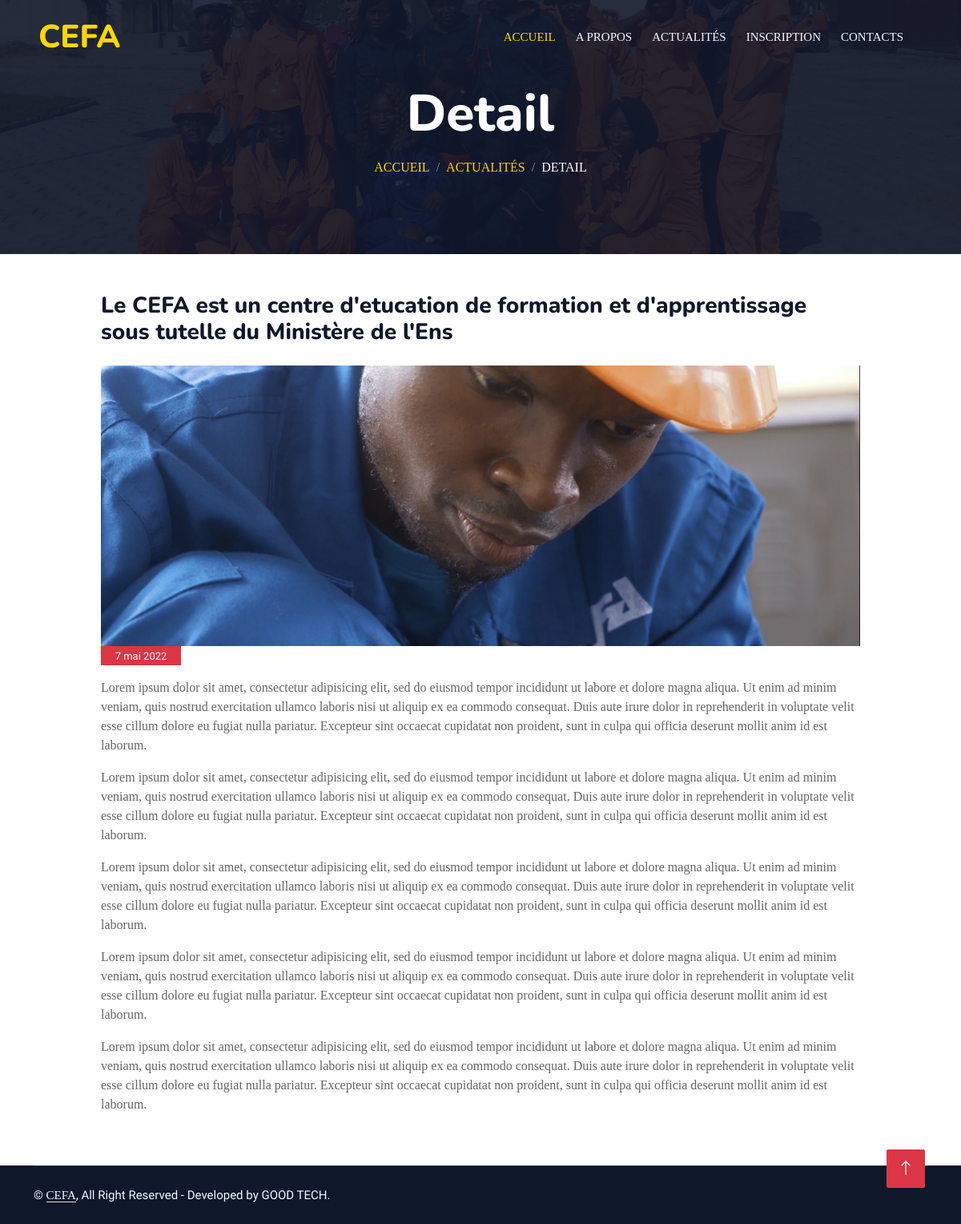
The app's page /actualite-detail/3/ with its own data.
### app_data/models.py (models this page shows)
class Actualite(models.Model):
	image = models.FileField(upload_to='images-actualites/')
	titre = models.CharField(max_length=100)
	description = models.TextField()
	date = models.DateField(auto_now_add=True)

### main/views.py (the view)
# urls.py: path('actualite-detail/<int:id>/', actualite_detail_view, name = "actualite_detail_url"),
def actualite_detail_view(request, id):
	actualite = get_object_or_404(Actualite, id=id)
	template = "actualite_detail.html"
	context = {
		'actualite': actualite
	}
	return render(request, template, context)

### templates/actualite_detail.html
{% extends 'layout/base.html' %}
{% load static %}
{% block header %}
<div class="container-xxl py-2 bg-dark hero-header mb-5">
    <div class="container text-center my-5 pt-5 pb-4">
        <h1 class="display-3 text-white mb-3 animated slideInDown">Detail</h1>
        <nav aria-label="breadcrumb">
            <ol class="breadcrumb justify-content-center text-uppercase">
                <li class="breadcrumb-item"><a href="/">Accueil</a></li>
                <li class="breadcrumb-item"><a href="{% url 'actualites_url' %}">Actualités</a></li>
                <li class="breadcrumb-item text-white active" aria-current="page">Detail</li>
            </ol>
        </nav>
    </div>
</div>
{% endblock %}
{% block content %}
<div class="container-xxl my-5">
            <div class="container px-md-5">
                <div class="row px-md-5">
                    <h3 class="mb-4">{{actualite.titre}}</h3>
                    <img src="{{actualite.image.url}}" class="col-12" style="max-height: 350px; object-fit: cover;">
                </div>
                <div class="bg-danger mb-1 mx-md-5" align="center" style="max-width: 100px;">
                    <span class="text-light text-center" style="font-size: 13px;">{{actualite.date}}</span>
                </div>
                <div class="row mt-3 px-md-5">
                    <div class="col-12">
                        {{actualite.description|safe}}
                    </div>
                </div>
            </div>
        </div>
{% endblock %}

### static/css/style.css (style rules this page uses)
:root { --primary: gold; --light: #F1F8FF; --dark: #0F172B; }
.hero-header { background: linear-gradient(rgba(15, 23, 43, .9), rgba(15, 23, 43, .9)), url(../img/22.JPG); background-position: center; background-repeat: no-repeat; background-size: cover; }
.breadcrumb-item + .breadcrumb-item::before { color: rgba(255, 255, 255, .5); }
a, p, li { font-family: Chilanka; }
a { color: gold; }

### records on screen
Actualite: titre "Le CEFA est un centre d'etucation de formation et d'apprentissage sous tutelle du Ministère de l'Ens", image (picture), date "7 mai 2022", description "Lorem ipsum dolor sit amet, consectetur adipisicing elit, sed do eiusmod tempor incididunt ut labore et dolore magna aliqua. Ut enim ad minim veniam, quis nostrud exercitation ullamco laboris nisi ut aliquip ex ea commodo consequat. Duis aute irure dolor in reprehenderit in voluptate velit esse cillum dolore eu fugiat nulla pariatur. Excepteur sint occaecat cupidatat non proident, sunt in culpa qui officia deserunt mollit anim id est laborum. Lorem ipsum dolor sit amet, consectetur adipisicing elit, sed do eiusmod tempor incididunt ut labore et dolore magna aliqua. Ut enim ad minim veniam, quis nostrud exercitation ullamco laboris nisi ut aliquip ex ea commodo consequat. Duis aute irure…"
